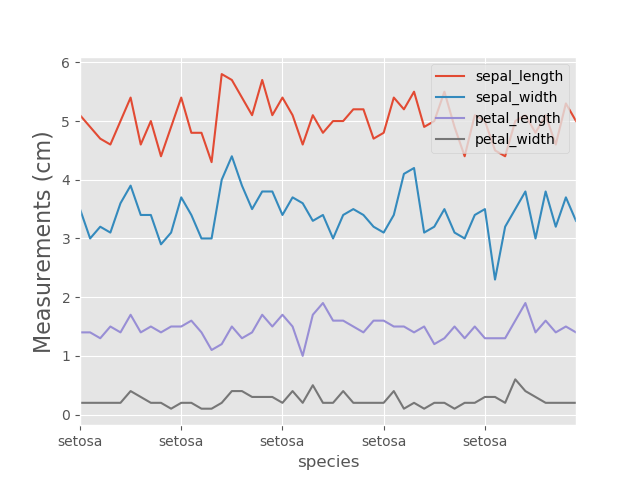

The script that drew this image:
import pandas as pd
#imports pandas as pd

import matplotlib.pyplot as plt
#imports matplotlib as plt



data = pd.read_csv('https://raw.githubusercontent.com/uiuc-cse/data-fa14/gh-pages/data/iris.csv', index_col = 'species')
#Adapted from https://raw.githubusercontent.com/uiuc-cse/data-fa14/gh-pages/data/iris.csv
# read the data from the downloaded CSV file.

data.loc['setosa'].plot()
plt.ylabel("Measurements (cm)", fontsize=16)
plot.show()
#data.loc is an operation that locates rows that setosa is in
#labels the y axis of the plot as Measurements in cm and applies fontsize of 16
#thia function in matplotlib shows the plot
#Adapted from https://swcarpentry.github.io/python-novice-gapminder/09-plotting/?fbclid=IwAR1tJvpM5b2qMJVdFqk8AUy-tVN8JURNRrHt8N9scsRbjmb6rql_uwY-LUw
